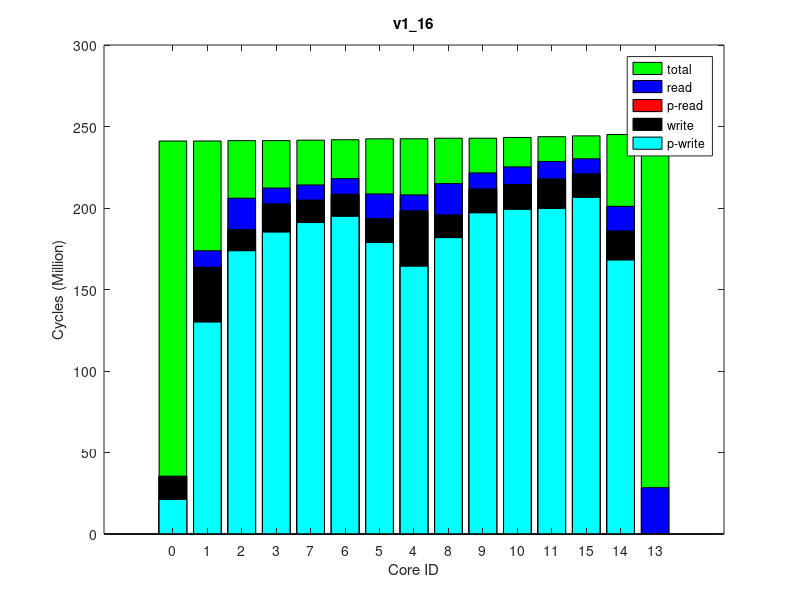

Recreate this plot in MATLAB.
times(1, :, :) = [
0, 242773213, 0
0, 242777472, 0
0, 242996211, 0
0, 243013457, 0
0, 243273974, 0
35480, 243549348, 0
0, 244126736, 0
0, 244161900, 0
0, 244502277, 0
0, 244520059, 0
0, 244977714, 0
0, 245472991, 0
0, 245969864, 0
0, 246845952, 0
0, 246939846, 0
];
times(2, :, :) = [
0, 242738486, 0
0, 242742798, 0
0, 242962030, 0
0, 242979095, 0
0, 243239648, 0
34487, 243514715, 0
0, 244090392, 0
0, 244125440, 0
0, 244465593, 0
0, 244483461, 0
0, 244941246, 0
0, 245435736, 0
0, 245932977, 0
0, 246813410, 0
0, 246902065, 0
];
times(3, :, :) = [
0, 242745758, 0
0, 242750095, 0
0, 242969262, 0
0, 242986790, 0
0, 243247460, 0
28213, 243522641, 0
0, 244100460, 0
0, 244135503, 0
0, 244476300, 0
0, 244494107, 0
0, 244951233, 0
0, 245446680, 0
0, 245943546, 0
0, 246819201, 0
0, 246913094, 0
];
times(4, :, :) = [
0, 242746069, 0
0, 242750233, 0
0, 242967616, 0
0, 242985127, 0
0, 243245413, 0
38564, 243520233, 0
0, 244097472, 0
0, 244132621, 0
0, 244473089, 0
0, 244491084, 0
0, 244948316, 0
0, 245443878, 0
0, 245940774, 0
0, 246823599, 0
0, 246915640, 0
];
times(5, :, :) = [
0, 242724368, 0
0, 242728571, 0
0, 242947866, 0
0, 242965350, 0
0, 243225340, 0
25303, 243500444, 0
118, 244076658, 0
0, 244111766, 0
0, 244452566, 0
0, 244470501, 0
0, 244927445, 0
0, 245421570, 0
0, 245918579, 0
0, 246799686, 0
0, 246891176, 0
];
times(6, :, :) = [
0, 242725907, 0
0, 242730796, 0
0, 242948319, 0
0, 242965422, 0
0, 243226159, 0
36949, 243500700, 0
0, 244076414, 0
0, 244111417, 0
0, 244451402, 0
0, 244469389, 0
0, 244926969, 0
0, 245422498, 0
0, 245919444, 0
0, 246797995, 0
0, 246885764, 0
];
times(7, :, :) = [
0, 242755683, 0
0, 242760040, 0
0, 242979616, 0
0, 242997073, 0
0, 243257708, 0
38201, 243532836, 0
0, 244108806, 0
0, 244143981, 0
0, 244483817, 0
0, 244502024, 0
0, 244959303, 0
0, 245453882, 0
0, 245950678, 0
0, 246832805, 0
0, 246927081, 0
];
times(8, :, :) = [
0, 242735182, 0
0, 242739373, 0
0, 242957701, 0
0, 242975248, 0
0, 243234679, 0
38842, 243509692, 0
0, 244085469, 0
0, 244120567, 0
0, 244461055, 0
0, 244479198, 0
0, 244936508, 0
0, 245431288, 0
0, 245928638, 0
0, 246804360, 0
0, 246893974, 0
];
times(9, :, :) = [
0, 242761698, 0
0, 242766330, 0
0, 242986056, 0
0, 243003445, 0
0, 243263172, 0
28060, 243538805, 0
0, 244115851, 0
0, 244150882, 0
0, 244491133, 0
0, 244509371, 0
0, 244965826, 0
0, 245460304, 0
0, 245957220, 0
0, 246834337, 0
0, 246925876, 0
];
times(10, :, :) = [
0, 242726978, 0
0, 242731514, 0
0, 242951048, 0
0, 242968263, 0
0, 243228997, 0
39640, 243503430, 0
0, 244079524, 0
0, 244114636, 0
0, 244455118, 0
0, 244472746, 0
0, 244929093, 0
0, 245424738, 0
0, 245922266, 0
0, 246806778, 0
0, 246896305, 0
];
ave_times = round(squeeze(mean(times)));
format long g, ave_times
std_times = round(squeeze(std(times)));
format long g, std_times
polling_read_times = ave_times;
times(1, :, :) = [
21266137, 240795278, 0
130117582, 240800883, 0
173856696, 241015699, 0
185305668, 241033739, 0
191159280, 241293815, 0
194950431, 241564256, 0
178909738, 242132581, 0
164337586, 242168942, 0
181842094, 242501562, 0
197119370, 242520199, 0
199262556, 242971039, 0
199726898, 243444668, 0
206513923, 243940844, 0
168100755, 244787220, 0
0, 244874934, 0
];
times(2, :, :) = [
21217596, 240738382, 0
130017969, 240744305, 0
173737383, 240961323, 0
185193663, 240979282, 0
191058402, 241238996, 0
194875369, 241509468, 0
178810610, 242077057, 0
164253251, 242113271, 0
181800493, 242445673, 0
197093932, 242464378, 0
199022000, 242915342, 0
199672272, 243387628, 0
206488998, 243883492, 0
168057564, 244727986, 0
0, 244815266, 0
];
times(3, :, :) = [
21252885, 240769997, 0
130050520, 240775791, 0
173790131, 240990834, 0
185250192, 241008748, 0
191110236, 241268765, 0
194908726, 241539625, 0
178872388, 242107225, 0
164297519, 242143642, 0
181822742, 242476631, 0
197075415, 242495016, 0
199233616, 242945740, 0
199693905, 243418231, 0
206481230, 243914355, 0
168102839, 244761582, 0
0, 244854155, 0
];
times(4, :, :) = [
21212692, 240770091, 0
130024095, 240776093, 0
173769199, 240991435, 0
185216539, 241009296, 0
191074319, 241269242, 0
194866456, 241539284, 0
178821509, 242106719, 0
164255020, 242142968, 0
181823273, 242475784, 0
197074156, 242493917, 0
199052869, 242945362, 0
199716845, 243417551, 0
206527785, 243913564, 0
168072808, 244767475, 0
0, 244859921, 0
];
times(5, :, :) = [
21225781, 240757100, 0
129983444, 240762943, 0
173702679, 240978141, 0
185153050, 240995913, 0
191004072, 241256124, 0
194798367, 241526330, 0
178768841, 242094806, 0
164215682, 242131016, 0
181832023, 242463675, 0
196910685, 242481789, 0
199164219, 242933720, 0
199621886, 243406779, 0
206460143, 243902660, 0
168102768, 244755675, 0
0, 244845339, 0
];
times(6, :, :) = [
21192805, 240739050, 0
129997108, 240744650, 0
173764681, 240961031, 0
185174827, 240978439, 0
191055589, 241238823, 0
194869120, 241509308, 0
178813764, 242076798, 0
164247661, 242112974, 0
181823240, 242446265, 0
196996161, 242464379, 0
199166875, 242914882, 0
199609415, 243387811, 0
206446519, 243883742, 0
168075217, 244731387, 0
0, 244825280, 0
];
times(7, :, :) = [
21287203, 240784826, 0
130089381, 240790671, 0
173791708, 241006924, 0
185251175, 241024764, 0
191121254, 241284749, 0
194896591, 241555115, 0
178847254, 242122616, 0
164283858, 242158954, 0
181806922, 242491610, 0
197112454, 242510192, 0
199094553, 242960633, 0
199731120, 243433266, 0
206540564, 243928677, 0
168106377, 244777227, 0
0, 244868241, 0
];
times(8, :, :) = [
21165930, 240758567, 0
130000715, 240764336, 0
173791931, 240981294, 0
185212740, 240998947, 0
191102343, 241259525, 0
194887985, 241530239, 0
178837934, 242097402, 0
164265835, 242133801, 0
181782621, 242466320, 0
196994638, 242484446, 0
199074082, 242936337, 0
199690694, 243409294, 0
206522104, 243905080, 0
168058696, 244749417, 0
0, 244840040, 0
];
times(9, :, :) = [
21154365, 240759764, 0
130000265, 240765792, 0
173765758, 240981285, 0
185193430, 240998915, 0
191048925, 241259078, 0
194835869, 241529275, 0
178794848, 242096809, 0
164241585, 242133074, 0
181816277, 242465722, 0
197048926, 242484201, 0
199200609, 242934862, 0
199660042, 243407881, 0
206502301, 243903734, 0
168046347, 244748783, 0
0, 244837425, 0
];
times(10, :, :) = [
21150781, 240713273, 0
129941019, 240719275, 0
173706515, 240936427, 0
185115775, 240954126, 0
191020244, 241214097, 0
194821076, 241484124, 0
178758111, 242051768, 0
164193069, 242088048, 0
181783572, 242420798, 0
196958852, 242439008, 0
199153459, 242889729, 0
199630443, 243364249, 0
206424718, 243860325, 0
168048741, 244707520, 0
0, 244798144, 0
];
ave_times = round(squeeze(mean(times)));
format long g, ave_times
std_times = round(squeeze(std(times)));
format long g, std_times
polling_write_times = ave_times;
times(1, :, :) = [
0, 268787127, 0
10229421, 268796612, 64000
19323626, 269034358, 128000
9874299, 269053065, 64000
9382718, 269328395, 64000
9708759, 269619251, 64000
15371440, 270222298, 128000
9922610, 270260899, 64000
19380660, 270609093, 128000
9955210, 270629544, 64000
10924370, 271094344, 64000
10898231, 271592396, 64000
9370708, 272103183, 64000
15245522, 273004629, 128000
28451098, 273100415, 255980
];
times(2, :, :) = [
0, 268773618, 0
10231451, 268783034, 64000
19253508, 269020372, 128000
9866902, 269039348, 64000
9379868, 269319047, 64000
9721773, 269609312, 64000
15372418, 270212592, 128000
9934606, 270251317, 64000
19356275, 270599610, 128000
9910174, 270620162, 64000
10921255, 271085247, 64000
10694678, 271583190, 64000
9345843, 272093314, 64000
15261584, 272993856, 128000
28451632, 273091474, 255980
];
times(3, :, :) = [
0, 268789280, 0
10230005, 268799016, 64000
19322448, 269036498, 128000
9875473, 269055347, 64000
9391563, 269332589, 64000
9630792, 269622583, 64000
15313823, 270226038, 128000
9937260, 270264722, 64000
19403601, 270613136, 128000
9851092, 270633833, 64000
10930575, 271098066, 64000
10845769, 271594787, 64000
9345491, 272104820, 64000
15210591, 273005395, 128000
28456884, 273106158, 255980
];
times(4, :, :) = [
0, 268767510, 0
10226707, 268777334, 64000
19330298, 269014387, 128000
9867163, 269033108, 64000
9384812, 269310786, 64000
9707410, 269601129, 64000
15368870, 270204519, 128000
9942978, 270243283, 64000
19358473, 270591782, 128000
9913045, 270611898, 64000
10924428, 271077657, 64000
10705240, 271574042, 64000
9347161, 272083361, 64000
15264068, 272983998, 128000
28449164, 273081093, 255980
];
times(5, :, :) = [
0, 268814986, 0
10227149, 268824695, 64000
19323201, 269061365, 128000
9869525, 269080027, 64000
9384861, 269358454, 64000
9693796, 269648830, 64000
15369461, 270252108, 128000
9940543, 270290922, 64000
19347576, 270639044, 128000
9973686, 270659421, 64000
10936185, 271124213, 64000
10869391, 271622921, 64000
9349227, 272132924, 64000
15216661, 273032719, 128000
28454573, 273132200, 255980
];
times(6, :, :) = [
0, 268803630, 0
10227903, 268813327, 64000
19259556, 269049631, 128000
9850380, 269068499, 64000
9424025, 269347648, 64000
9860551, 269638057, 64000
15320639, 270241512, 128000
9932694, 270280263, 64000
19347548, 270628414, 128000
9968443, 270648538, 64000
10906080, 271114254, 64000
10698732, 271611951, 64000
9341282, 272122508, 64000
15218627, 273019939, 128000
28455259, 273113632, 255980
];
times(7, :, :) = [
0, 268771274, 0
10229664, 268780731, 64000
19333415, 269018146, 128000
9868972, 269036851, 64000
9419829, 269314373, 64000
9541679, 269604513, 64000
15324359, 270208006, 128000
9917101, 270246699, 64000
19350271, 270594950, 128000
9921978, 270615586, 64000
10883079, 271080966, 64000
10915627, 271578752, 64000
9366752, 272088121, 64000
15251953, 272989350, 128000
28450834, 273087006, 255980
];
times(8, :, :) = [
0, 268740492, 0
10231102, 268750159, 64000
19253705, 268986992, 128000
9875301, 269005968, 64000
9423096, 269281614, 64000
9547753, 269571877, 64000
15322979, 270175228, 128000
9890731, 270213805, 64000
19299063, 270562246, 128000
9949751, 270583082, 64000
10871556, 271047749, 64000
10914209, 271544859, 64000
9393028, 272054812, 64000
15201234, 272955817, 128000
28458737, 273055976, 255980
];
times(9, :, :) = [
0, 268718899, 0
10229340, 268728124, 64000
19259254, 268965729, 128000
9847168, 268984625, 64000
9392869, 269263204, 64000
9627240, 269554081, 64000
15321809, 270157397, 128000
9901996, 270195983, 64000
19295741, 270544295, 128000
9923791, 270565334, 64000
10845986, 271029891, 64000
10906333, 271528193, 64000
9395588, 272038531, 64000
15209797, 272945554, 128000
28458018, 273042768, 255980
];
times(10, :, :) = [
0, 268768825, 0
10232594, 268778033, 64000
19255280, 269015654, 128000
9870565, 269034733, 64000
9378603, 269313090, 64000
9695911, 269603887, 64000
15372116, 270207124, 128000
9925623, 270245743, 64000
19378705, 270594145, 128000
9968193, 270614670, 64000
10858223, 271079733, 64000
10911636, 271576129, 64000
9375928, 272086240, 64000
15244621, 272979274, 128000
28450648, 273074640, 255980
];
ave_times = round(squeeze(mean(times)));
format long g, ave_times
std_times = round(squeeze(std(times)));
format long g, std_times
read_times = ave_times;
times(1, :, :) = [
0, 241084062, 0
0, 241088218, 0
0, 241306287, 0
0, 241323550, 0
0, 241583361, 0
0, 241854522, 0
0, 242423597, 0
0, 242458561, 0
0, 242793763, 0
0, 242811856, 0
0, 243263383, 0
0, 243737775, 0
0, 244234263, 0
0, 245090475, 0
0, 245177291, 0
];
times(2, :, :) = [
0, 241099232, 0
0, 241103617, 0
0, 241321434, 0
0, 241338370, 0
0, 241598919, 0
0, 241869856, 0
0, 242439455, 0
0, 242474337, 0
0, 242809247, 0
0, 242827096, 0
0, 243278032, 0
0, 243750023, 0
0, 244246433, 0
0, 245098862, 0
0, 245187432, 0
];
times(3, :, :) = [
0, 241098552, 0
0, 241102887, 0
0, 241320457, 0
0, 241337378, 0
0, 241597595, 0
0, 241868164, 0
0, 242437618, 0
0, 242472549, 0
0, 242807453, 0
0, 242825284, 0
0, 243277006, 0
0, 243750519, 0
0, 244246497, 0
0, 245102298, 0
0, 245194640, 0
];
times(4, :, :) = [
0, 241083244, 0
0, 241087527, 0
0, 241304653, 0
0, 241321793, 0
0, 241581875, 0
0, 241853270, 0
0, 242422473, 0
0, 242457393, 0
0, 242792722, 0
0, 242810582, 0
0, 243262369, 0
0, 243734679, 0
0, 244230528, 0
0, 245081990, 0
0, 245174891, 0
];
times(5, :, :) = [
0, 241099632, 0
0, 241104030, 0
0, 241321537, 0
0, 241339070, 0
0, 241599095, 0
0, 241869909, 0
0, 242439483, 0
0, 242474353, 0
0, 242809574, 0
0, 242827192, 0
0, 243278729, 0
0, 243752870, 0
0, 244248801, 0
0, 245098689, 0
0, 245191676, 0
];
times(6, :, :) = [
0, 241140585, 0
0, 241145205, 0
0, 241362428, 0
0, 241379296, 0
0, 241639720, 0
0, 241910245, 0
0, 242479504, 0
0, 242514539, 0
0, 242849210, 0
0, 242866871, 0
0, 243318188, 0
0, 243791274, 0
0, 244287364, 0
0, 245135030, 0
0, 245225140, 0
];
times(7, :, :) = [
0, 241104395, 0
0, 241108923, 0
0, 241326517, 0
0, 241343527, 0
0, 241603275, 0
0, 241874188, 0
0, 242443309, 0
0, 242478320, 0
0, 242813424, 0
0, 242831443, 0
0, 243282971, 0
0, 243754954, 0
0, 244250980, 0
0, 245101074, 0
0, 245192111, 0
];
times(8, :, :) = [
0, 241114253, 0
0, 241118788, 0
0, 241335091, 0
0, 241352265, 0
0, 241612395, 0
0, 241882556, 0
0, 242451668, 0
0, 242486570, 0
0, 242821695, 0
0, 242839597, 0
0, 243291439, 0
0, 243763569, 0
0, 244259583, 0
0, 245113887, 0
0, 245204891, 0
];
times(9, :, :) = [
0, 241116537, 0
0, 241120359, 0
0, 241338154, 0
0, 241355556, 0
0, 241615444, 0
0, 241886082, 0
0, 242455080, 0
0, 242490021, 0
0, 242824633, 0
0, 242842687, 0
0, 243293706, 0
0, 243767090, 0
0, 244262963, 0
0, 245114644, 0
0, 245207582, 0
];
times(10, :, :) = [
0, 241107095, 0
0, 241111643, 0
0, 241328427, 0
0, 241345347, 0
0, 241604966, 0
0, 241875847, 0
0, 242445035, 0
0, 242480086, 0
0, 242814866, 0
0, 242832861, 0
0, 243284172, 0
0, 243758050, 0
0, 244253566, 0
0, 245106700, 0
0, 245194967, 0
];
ave_times = round(squeeze(mean(times)));
format long g, ave_times
std_times = round(squeeze(std(times)));
format long g, std_times
total_times = ave_times;
times(1, :, :) = [
35382546, 243377979, 64000
163617595, 243390770, 128000
186744817, 243600240, 64000
202423801, 243621103, 64000
204750818, 243881292, 64000
208371986, 244151718, 64000
193322842, 244712896, 64000
198176224, 244755097, 128000
195735078, 245080052, 64000
211622962, 245101895, 64000
214392351, 245552402, 64000
217755602, 246024173, 64000
220901835, 246520180, 64000
185780493, 247368578, 64000
0, 247458612, 0
];
times(2, :, :) = [
35317313, 243301291, 64000
163457203, 243314511, 128000
186578779, 243523655, 64000
202270673, 243544688, 64000
204656579, 243803447, 64000
208257197, 244074340, 64000
193210928, 244635722, 64000
198059368, 244677901, 128000
195546330, 245002954, 64000
211538601, 245024470, 64000
214265834, 245474551, 64000
217648470, 245947591, 64000
220797658, 246443421, 64000
185708405, 247294274, 64000
0, 247386265, 0
];
times(3, :, :) = [
35375718, 243376304, 64000
163608872, 243389617, 128000
186740308, 243597436, 64000
202426174, 243618556, 64000
204794866, 243878102, 64000
208410516, 244148883, 64000
193335857, 244709206, 64000
198175078, 244751390, 128000
195706558, 245075920, 64000
211597976, 245097698, 64000
214373677, 245547840, 64000
217740043, 246020321, 64000
220904353, 246516360, 64000
185825487, 247361299, 64000
0, 247450846, 0
];
times(4, :, :) = [
35366831, 243356305, 64000
163628658, 243369197, 128000
186806615, 243577830, 64000
202426933, 243598614, 64000
204828138, 243858409, 64000
208440607, 244128442, 64000
193353598, 244689316, 64000
198186340, 244731491, 128000
195731259, 245055993, 64000
211623196, 245077880, 64000
214386883, 245528826, 64000
217750071, 246001309, 64000
220893754, 246497761, 64000
185810514, 247348714, 64000
0, 247437374, 0
];
times(5, :, :) = [
35383826, 243375077, 64000
163626037, 243388115, 128000
186787253, 243597698, 64000
202399899, 243618299, 64000
204827270, 243878193, 64000
208395318, 244148459, 64000
193336386, 244710440, 64000
198176269, 244752737, 128000
195631755, 245076935, 64000
211621641, 245098695, 64000
214399770, 245549499, 64000
217754116, 246022906, 64000
220842795, 246518743, 64000
185829196, 247367193, 64000
0, 247460132, 0
];
times(6, :, :) = [
35371829, 243359894, 64000
163616495, 243372888, 128000
186738180, 243581449, 64000
202414064, 243602302, 64000
204791566, 243862168, 64000
208384754, 244132131, 64000
193329134, 244693346, 64000
198171585, 244735658, 128000
195621316, 245060421, 64000
211666944, 245081814, 64000
214363479, 245531339, 64000
217757706, 246004182, 64000
220909725, 246499936, 64000
185814273, 247346566, 64000
0, 247438561, 0
];
times(7, :, :) = [
35328590, 243329690, 64000
163563122, 243342883, 128000
186760484, 243551510, 64000
202394802, 243572362, 64000
204808784, 243831714, 64000
208403392, 244101612, 64000
193322139, 244662633, 64000
198164207, 244704903, 128000
195618467, 245029822, 64000
211649107, 245051300, 64000
214392792, 245502109, 64000
217736479, 245973773, 64000
220830537, 246469342, 64000
185721689, 247315154, 64000
0, 247404479, 0
];
times(8, :, :) = [
35285631, 243286734, 64000
163473818, 243300026, 128000
186595570, 243508937, 64000
202298878, 243530022, 64000
204643371, 243789192, 64000
208270310, 244059834, 64000
193211080, 244621009, 64000
198067137, 244663175, 128000
195585324, 244987906, 64000
211539093, 245009470, 64000
214293599, 245459778, 64000
217686604, 245931407, 64000
220790104, 246427499, 64000
185741811, 247280539, 64000
0, 247372622, 0
];
times(9, :, :) = [
35374197, 243348195, 64000
163612598, 243361327, 128000
186743745, 243570581, 64000
202420492, 243591519, 64000
204783619, 243851585, 64000
208413587, 244121826, 64000
193337260, 244682547, 64000
198165180, 244724797, 128000
195716137, 245049341, 64000
211604579, 245071153, 64000
214367738, 245521517, 64000
217714818, 245993817, 64000
220869915, 246489958, 64000
185747129, 247333286, 64000
0, 247422983, 0
];
times(10, :, :) = [
35348020, 243336703, 64000
163511302, 243349504, 128000
186610741, 243559051, 64000
202291051, 243580007, 64000
204670483, 243839676, 64000
208239132, 244109510, 64000
193196575, 244670191, 64000
198051816, 244712623, 128000
195503907, 245037081, 64000
211567697, 245058621, 64000
214270976, 245508487, 64000
217669027, 245981711, 64000
220854441, 246478503, 64000
185781679, 247319814, 64000
0, 247411224, 0
];
ave_times = round(squeeze(mean(times)));
format long g, ave_times
std_times = round(squeeze(std(times)));
format long g, std_times
write_times = ave_times;
mytitle = 'v1\_16';
% order = [1 2 3 4 8 7 6 5 9 10 11 12 15 14 13];
order = 1:15;

total_times = total_times(:, 2)(order);

read_times = read_times(:, 1)(order);
write_times = write_times(:, 1)(order);

polling_read_times = polling_read_times(:, 1)(order);
polling_write_times = polling_write_times(:, 1)(order);

total_times /= 1000000;

read_times /= 1000000;
write_times /= 1000000;

polling_read_times /= 1000000;
polling_write_times /= 1000000;

% laying read on top of write
read_times += write_times;
polling_read_times += write_times;

figure(1);
clf()
% set(gcf, 'Position', get(0,'Screensize'));
% set(gcf,'units','normalized','outerposition',[0 0 1 1])
bar(0:14, total_times,'g');
hold on;
bar(0:14, read_times,'b');
bar(0:14, polling_read_times,'r');
bar(0:14, write_times,'k');
bar(0:14, polling_write_times,'c');
hold off

axis([-2 16 0 300])
% axis([-1 15])
set(gca,'XTick',0:14);
set(gca,'xticklabel',{ '0'; '1'; '2'; '3'; '7'; '6'; '5'; '4'; '8'; '9'; '10'; '11'; '15'; '14'; '13' })

xlabel('Core ID')
ylabel('Cycles (Million)')

legend('total', 'read', 'p-read', 'write', 'p-write')
title(mytitle)
print(1, strcat(mytitle, '.png'))
